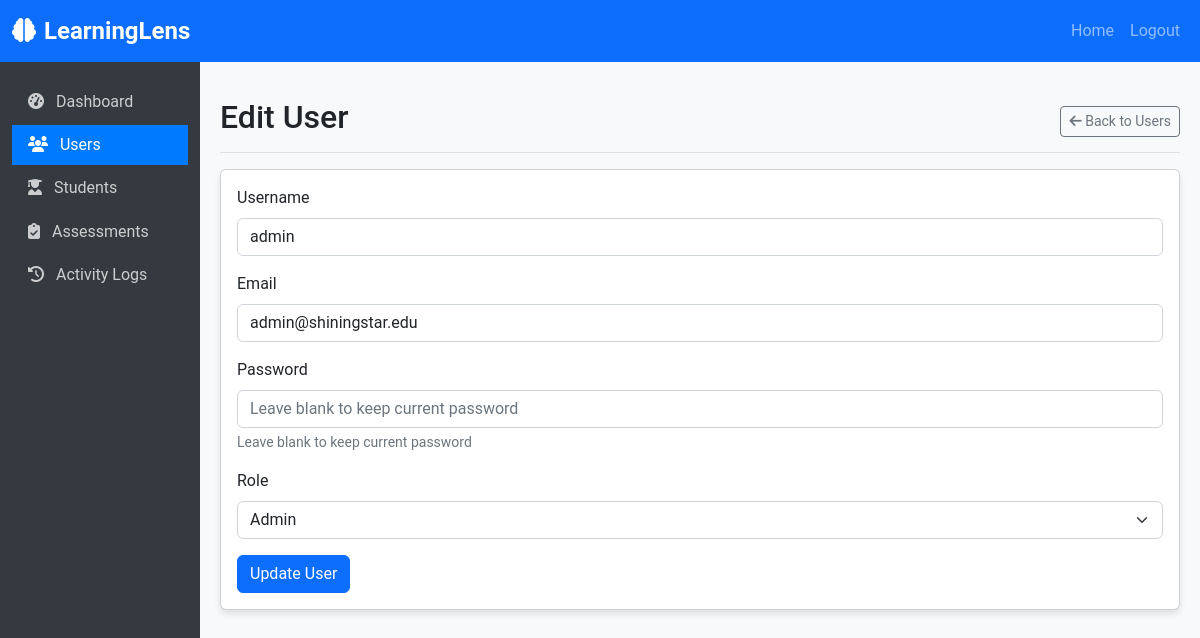
/admin/users/edit/1 (signed in), run on the app's committed database.
### web_app.py (models this page shows, shortened)
class User(UserMixin, db.Model):
    id = db.Column(db.Integer, primary_key=True)
    username = db.Column(db.String(100), unique=True, nullable=False)
    email = db.Column(db.String(100), unique=True, nullable=False)
    password_hash = db.Column(db.String(200), nullable=False)
    role = db.Column(db.String(20), nullable=False, default='user')  # 'admin', 'teacher', 'user'
    created_at = db.Column(db.DateTime, default=datetime.utcnow)
    last_login = db.Column(db.DateTime)
    def is_admin(self):
        return self.role == 'admin'

### web_app.py (the view, shortened to what this page needs)
@app.route('/admin/users/edit/<int:user_id>', methods=['GET', 'POST'])
@login_required
def admin_edit_user(user_id):
    if not current_user.is_admin():
        flash('Access denied. Admin privileges required.', 'danger')
        return redirect(url_for('dashboard'))
    user = User.query.get_or_404(user_id)
    return render_template('admin/edit_user.html', user=user)

### web_app.py (called while the page is built)
@login_manager.user_loader
def load_user(user_id):
    return User.query.get(int(user_id))

### templates/admin/edit_user.html (shortened to what this page needs)
<!DOCTYPE html>
<html lang="en">
<head>
    <link rel="stylesheet" href="https://cdn.jsdelivr.net/npm/bootstrap@5.2.3/dist/css/bootstrap.min.css">
    <link rel="stylesheet" href="{{ url_for('static', filename='styles.css') }}">
    <link rel="stylesheet" href="https://cdnjs.cloudflare.com/ajax/libs/font-awesome/6.4.0/css/all.min.css">
</head>
<body>
    <nav class="navbar navbar-expand-lg navbar-dark bg-primary">
        <div class="container-fluid">
            <a class="navbar-brand" href="{{ url_for('index') }}">
                <i class="fas fa-brain me-2"></i>LearningLens
            </a>
            <div class="collapse navbar-collapse" id="navbarNav">
                <ul class="navbar-nav ms-auto">
                    <li class="nav-item">
                        <a class="nav-link" href="{{ url_for('index') }}">Home</a>
                    </li>
                    <li class="nav-item">
                        <a class="nav-link" href="{{ url_for('logout') }}">Logout</a>
                    </li>
                </ul>
            </div>
        </div>
    </nav>
    <div class="container-fluid">
        <div class="row">
            <div class="col-md-3 col-lg-2 admin-sidebar">
                <div class="d-flex flex-column">
                    <ul class="nav flex-column">
                        <li class="nav-item">
                            <a class="nav-link" href="{{ url_for('admin_dashboard') }}">
                                <i class="fas fa-tachometer-alt"></i> Dashboard
                            </a>
                        </li>
                        <li class="nav-item">
                            <a class="nav-link active" href="{{ url_for('admin_users') }}">
                                <i class="fas fa-users"></i> Users
                            </a>
                        </li>
                        <li class="nav-item">
                            <a class="nav-link" href="{{ url_for('admin_students') }}">
                                <i class="fas fa-user-graduate"></i> Students
                            </a>
                        </li>
                        <li class="nav-item">
                            <a class="nav-link" href="{{ url_for('admin_assessments') }}">
                                <i class="fas fa-clipboard-check"></i> Assessments
                            </a>
                        </li>
                        <li class="nav-item">
                            <a class="nav-link" href="{{ url_for('admin_logs') }}">
                                <i class="fas fa-history"></i> Activity Logs
                            </a>
                        </li>
                    </ul>
                </div>
            </div>
            <div class="col-md-9 col-lg-10 admin-content">
                <div class="d-flex justify-content-between flex-wrap flex-md-nowrap align-items-center pt-3 pb-2 mb-3 border-bottom">
                    <h1 class="h2">Edit User</h1>
                    <div class="btn-toolbar mb-2 mb-md-0">
                        <a href="{{ url_for('admin_users') }}" class="btn btn-sm btn-outline-secondary">
                            <i class="fas fa-arrow-left"></i> Back to Users
                        </a>
                    </div>
                </div>
                <div class="card">
                    <div class="card-body">
                        <form method="POST" action="{{ url_for('admin_edit_user', user_id=user.id) }}">
                            <div class="mb-3">
                                <label for="username" class="form-label">Username</label>
                                <input type="text" class="form-control" id="username" name="username" value="{{ user.username }}" required>
                            </div>
                            <div class="mb-3">
                                <label for="email" class="form-label">Email</label>
                                <input type="email" class="form-control" id="email" name="email" value="{{ user.email }}" required>
                            </div>
                            <div class="mb-3">
                                <label for="password" class="form-label">Password</label>
                                <input type="password" class="form-control" id="password" name="password" placeholder="Leave blank to keep current password">
                                <div class="form-text">Leave blank to keep current password</div>
                            </div>
                            <div class="mb-3">
                                <label for="role" class="form-label">Role</label>
                                <select class="form-select" id="role" name="role" required>
                                    <option value="admin" {% if user.role == 'admin' %}selected{% endif %}>Admin</option>
                                </select>
                            </div>
                            <button type="submit" class="btn btn-primary">Update User</button>
                        </form>
                    </div>
                </div>
            </div>
        </div>
    </div>
</body>
</html>

### static/styles.css (style rules this page uses)
body { font-family: 'Roboto', sans-serif; background-color: #f8f9fa; }
.navbar-brand { font-weight: bold; font-size: 1.5rem; }
.card { box-shadow: 0 4px 6px rgba(0, 0, 0, 0.1); transition: all 0.3s ease; }
.admin-sidebar { min-height: calc(100vh - 56px); background-color: #343a40; padding-top: 20px; }
.admin-sidebar .nav-link { color: rgba(255, 255, 255, 0.75); padding: 0.5rem 1rem; margin-bottom: 0.2rem; }
.admin-sidebar .nav-link.active { color: #fff; background-color: #007bff; }
.admin-sidebar .nav-link i { margin-right: 0.5rem; }
.admin-content { padding: 20px; }

### data on the page
User: username "admin", email "admin@shiningstar.edu", role "Admin"
